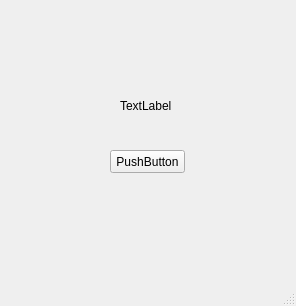
<?xml version="1.0" encoding="UTF-8"?>
<ui version="4.0">
 <class>MainWindow</class>
 <widget class="QMainWindow" name="MainWindow">
  <property name="geometry">
   <rect>
    <x>0</x>
    <y>0</y>
    <width>296</width>
    <height>306</height>
   </rect>
  </property>
  <property name="windowTitle">
   <string>MainWindow</string>
  </property>
  <widget class="QWidget" name="centralwidget">
   <widget class="QPushButton" name="pushButton">
    <property name="geometry">
     <rect>
      <x>110</x>
      <y>150</y>
      <width>75</width>
      <height>23</height>
     </rect>
    </property>
    <property name="text">
     <string>PushButton</string>
    </property>
   </widget>
   <widget class="QLabel" name="label">
    <property name="geometry">
     <rect>
      <x>120</x>
      <y>100</y>
      <width>56</width>
      <height>12</height>
     </rect>
    </property>
    <property name="text">
     <string>TextLabel</string>
    </property>
   </widget>
  </widget>
  <widget class="QMenuBar" name="menubar">
   <property name="geometry">
    <rect>
     <x>0</x>
     <y>0</y>
     <width>296</width>
     <height>21</height>
    </rect>
   </property>
  </widget>
  <widget class="QStatusBar" name="statusbar"/>
 </widget>
 <resources/>
 <connections/>
</ui>
